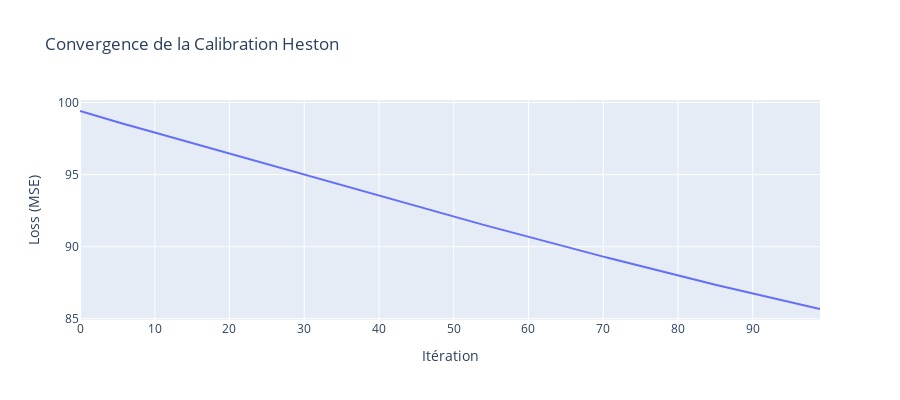

Source (notebook cell):
### Markdown cell above
## 8. Calibration des Paramètres Heston (NN)

### Code cell
print(f"\n{'='*60}")
print(f"CALIBRATION DES PARAMÈTRES HESTON VIA RÉSEAU DE NEURONES")
print(f"{'='*60}\n")

calib, history = calibrate_heston_from_calls(
    calls_df,
    r=RF_RATE,
    q=DIV_YIELD,
    max_points=MAX_POINTS,
    max_iters=MAX_ITERS,
    lr=LR,
)

print(f"\n{'='*60}")
print("PARAMÈTRES HESTON CALIBRÉS")
print(f"{'='*60}")
for key, val in calib.items():
    print(f"  {key:6s} = {val:.6f}")
print(f"{'='*60}\n")

# Plot de la convergence
fig_loss = go.Figure()
fig_loss.add_trace(go.Scatter(y=history, mode='lines', name='Loss'))
fig_loss.update_layout(
    title="Convergence de la Calibration Heston",
    xaxis_title="Itération",
    yaxis_title="Loss (MSE)",
    height=400
)
fig_loss.show()

### Figure 1 — Plotly figure (JSON) as saved in the notebook; plotly's stock layout.template omitted (floating-point values rounded to 4 significant figures)
{"data": [{"mode": "lines", "name": "Loss", "type": "scatter", "y": [99.41, 99.25, 99.1, 98.94, 98.79, 98.64, 98.5, 98.35, 98.2, 98.06, 97.91, 97.76, 97.61, 97.47, 97.32, 97.17, 97.03, 96.88, 96.73, 96.59, 96.44, 96.29, 96.14, 96.0, 95.85, 95.7, 95.56, 95.41, 95.27, 95.12, 94.97, 94.83, 94.68, 94.54, 94.39, 94.24, 94.1, 93.95, 93.81, 93.66, 93.52, 93.37, 93.23, 93.09, 92.94, 92.8, 92.65, 92.51, 92.37, 92.22, 92.08, 91.94, 91.8, 91.66, 91.51, 91.37, 91.23, 91.09, 90.95, 90.81, 90.68, 90.54, 90.4, 90.26, 90.12, 89.99, 89.85, 89.72, 89.58, 89.45, 89.31, 89.18, 89.04, 88.91, 88.78, 88.65, 88.52, 88.39, 88.26, 88.13, 88.0, 87.87, 87.74, 87.62, 87.49, 87.37, 87.24, 87.12, 86.99, 86.87, 86.75, 86.63, 86.51, 86.38, 86.27, 86.15, 86.03, 85.91, 85.79, 85.68]}], "layout": {"height": 400, "title": {"text": "Convergence de la Calibration Heston"}, "xaxis": {"title": {"text": "Itération"}}, "yaxis": {"title": {"text": "Loss (MSE)"}}}}
